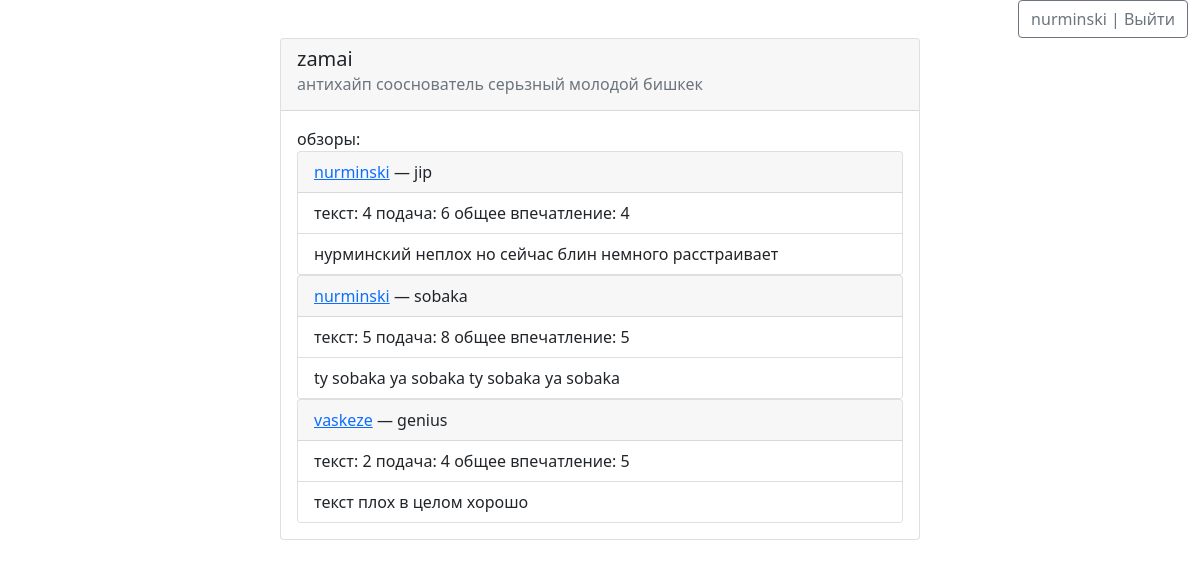
The page /dude/2/ (signed in) on the database its author committed.
### polls/models.py (models this page shows, shortened)
class Dude(models.Model):
    user = models.OneToOneField(User, on_delete=models.CASCADE)
    bio = models.TextField()
    photo = models.CharField(max_length=150) # путь до картинки
    is_judge = models.BooleanField(default=False)
    def __str__(self):
        return self.user.username

class Review(models.Model):
    author = models.ForeignKey(Dude, on_delete=models.PROTECT)
    song = models.ForeignKey(Song, on_delete=models.CASCADE, default = None)
    text_score = models.IntegerField(default=0)
    flow_score = models.IntegerField(default=0)
    general_score = models.IntegerField(default=0)
    pub_date = models.DateTimeField('date published', auto_now = True)
    comment = models.TextField()

class Song(models.Model):
    author = models.ForeignKey(Dude, on_delete=models.CASCADE)
    title = models.CharField(max_length=50)
    pub_date = models.DateTimeField('date published', auto_now = True)
    lyrics = models.TextField()

### polls/views.py (the view)
# urls.py: path('dude/<int:dude_id>/', views.view_dude, name='view_dude'),
def view_dude(request, dude_id):
    try:
        dude = Dude.objects.get(id=dude_id)
    except:
        raise Http404("Такого dude не существует")
    if (str(request.user)  == str(dude) ):
        adress = 'polls/myprofile.html'
    else: adress = 'polls/userpage.html'
    if dude.is_judge:
        review_list = dude.review_set.all()
        return render(request, adress, {'user':dude, 'review_list':review_list})
    else:
        song_list = dude.song_set.all()
        return render(request, adress, {'user':dude, 'song_list':song_list})

### vova/templates/polls/userpage.html (shortened to what this page needs)
 {% extends 'base.html' %}
{% block content %}
<div class="card" style="width: 40rem;">
    <div class="card-header">
      <h5 class="card-title">{{user}}</h5>
      <h6 class="card-subtitle mb-2 text-muted">{{user.bio}}</h6>
    </div>
    <div class="card-body">
    {% if review_list %}
        обзоры:
            {% for review in review_list %}
                <div class="card">
                    <div class="card-header">
                        <a class="card-link" href =" {% url 'polls:view_dude' review.song.author.id %} ">{{ review.song.author }}</a> — {{ review.song.title }}
                    </div>
                    <ul class="list-group list-group-flush">
                        <li class="list-group-item">текст: {{ review.text_score }} подача: {{ review.flow_score }} общее впечатление: {{ review.general_score }}</li>
                        <li class="list-group-item">{{ review.comment }}</li>
                    </ul>
                </div>
            {% endfor %}
    {% endif %}
    </div>
  </div>
{% endblock %}

### vova/templates/base.html (shortened to what this page needs)
<!DOCTYPE html>
<html lang="en">
<head>
    <link href="https://cdn.jsdelivr.net/npm/bootstrap@5.1.3/dist/css/bootstrap.min.css" rel="stylesheet">
</head>
<body>
    <div class="container-fluid text-end">
        {% if request.user.is_authenticated %}
            <a class="btn btn-outline-secondary" href =" {% url 'polls:logout'%} "> {{request.user.username}} | Выйти</a>
        {% else %}
            <a class="btn btn-outline-secondary" href =" {% url 'polls:register'%} ">Зарегистрироваться</a> |
            <a class="btn btn-success" href =" {% url 'polls:login'%} ">Войти</a>
        {% endif %}
    </div>
    <div class="container d-flex justify-content-center">
        {% block content %}  {% endblock %}
    </div>
</body>
</html>

### rows shown on the page
Dude: user.username "zamai", bio "антихайп сооснователь серьзный молодой бишкек"
Review: song.author "nurminski", song "jip", text_score "4", flow_score "6", general_score "4", comment "нурминский неплох но сейчас блин немного расстраивает"
Review: song.author "nurminski", song "sobaka", text_score "5", flow_score "8", general_score "5", comment "ty sobaka ya sobaka ty sobaka ya sobaka"
Review: song.author "vaskeze", song "genius", text_score "2", flow_score "4", general_score "5", comment "текст плох в целом хорошо"

### other values the page prints
{{ request.user.username }} "nurminski"
